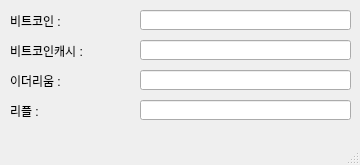
<?xml version="1.0" encoding="UTF-8"?>
<ui version="4.0">
 <class>MainWindow</class>
 <widget class="QMainWindow" name="MainWindow">
  <property name="geometry">
   <rect>
    <x>0</x>
    <y>0</y>
    <width>360</width>
    <height>165</height>
   </rect>
  </property>
  <property name="windowTitle">
   <string>MainWindow</string>
  </property>
  <widget class="QWidget" name="centralwidget">
   <widget class="QLabel" name="label">
    <property name="geometry">
     <rect>
      <x>10</x>
      <y>10</y>
      <width>131</width>
      <height>21</height>
     </rect>
    </property>
    <property name="text">
     <string>비트코인 : </string>
    </property>
   </widget>
   <widget class="QLineEdit" name="lineEdit">
    <property name="geometry">
     <rect>
      <x>140</x>
      <y>10</y>
      <width>211</width>
      <height>20</height>
     </rect>
    </property>
   </widget>
   <widget class="QLabel" name="label_2">
    <property name="geometry">
     <rect>
      <x>10</x>
      <y>40</y>
      <width>131</width>
      <height>21</height>
     </rect>
    </property>
    <property name="text">
     <string>비트코인캐시 : </string>
    </property>
   </widget>
   <widget class="QLineEdit" name="lineEdit_2">
    <property name="geometry">
     <rect>
      <x>140</x>
      <y>40</y>
      <width>211</width>
      <height>20</height>
     </rect>
    </property>
   </widget>
   <widget class="QLineEdit" name="lineEdit_3">
    <property name="geometry">
     <rect>
      <x>140</x>
      <y>70</y>
      <width>211</width>
      <height>20</height>
     </rect>
    </property>
   </widget>
   <widget class="QLineEdit" name="lineEdit_4">
    <property name="geometry">
     <rect>
      <x>140</x>
      <y>100</y>
      <width>211</width>
      <height>20</height>
     </rect>
    </property>
   </widget>
   <widget class="QLabel" name="label_3">
    <property name="geometry">
     <rect>
      <x>10</x>
      <y>70</y>
      <width>131</width>
      <height>21</height>
     </rect>
    </property>
    <property name="text">
     <string>이더리움 : </string>
    </property>
   </widget>
   <widget class="QLabel" name="label_4">
    <property name="geometry">
     <rect>
      <x>10</x>
      <y>100</y>
      <width>131</width>
      <height>21</height>
     </rect>
    </property>
    <property name="text">
     <string>리플 : </string>
    </property>
   </widget>
  </widget>
  <widget class="QMenuBar" name="menubar">
   <property name="geometry">
    <rect>
     <x>0</x>
     <y>0</y>
     <width>360</width>
     <height>21</height>
    </rect>
   </property>
  </widget>
  <widget class="QStatusBar" name="statusbar"/>
 </widget>
 <resources/>
 <connections/>
</ui>
